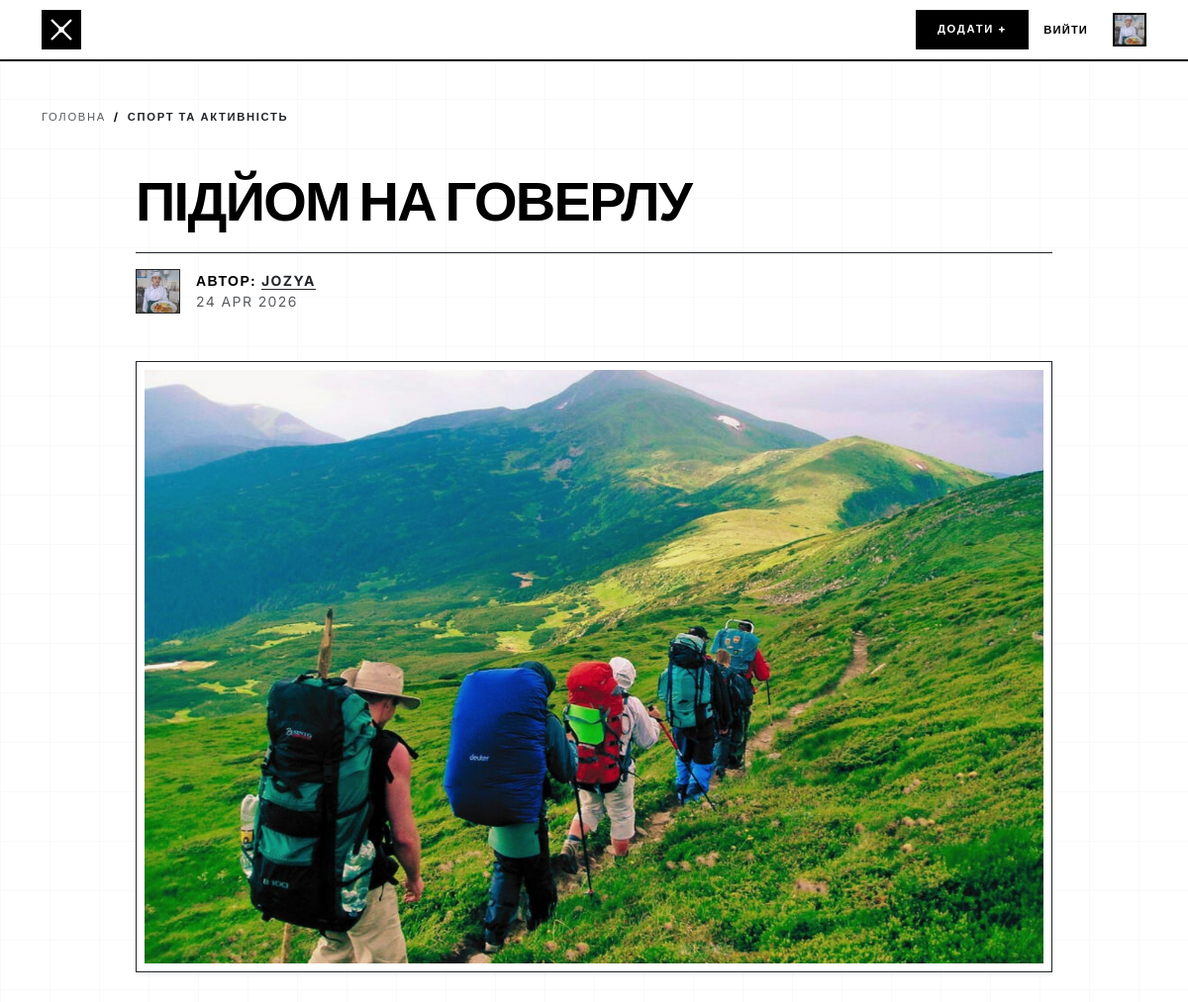
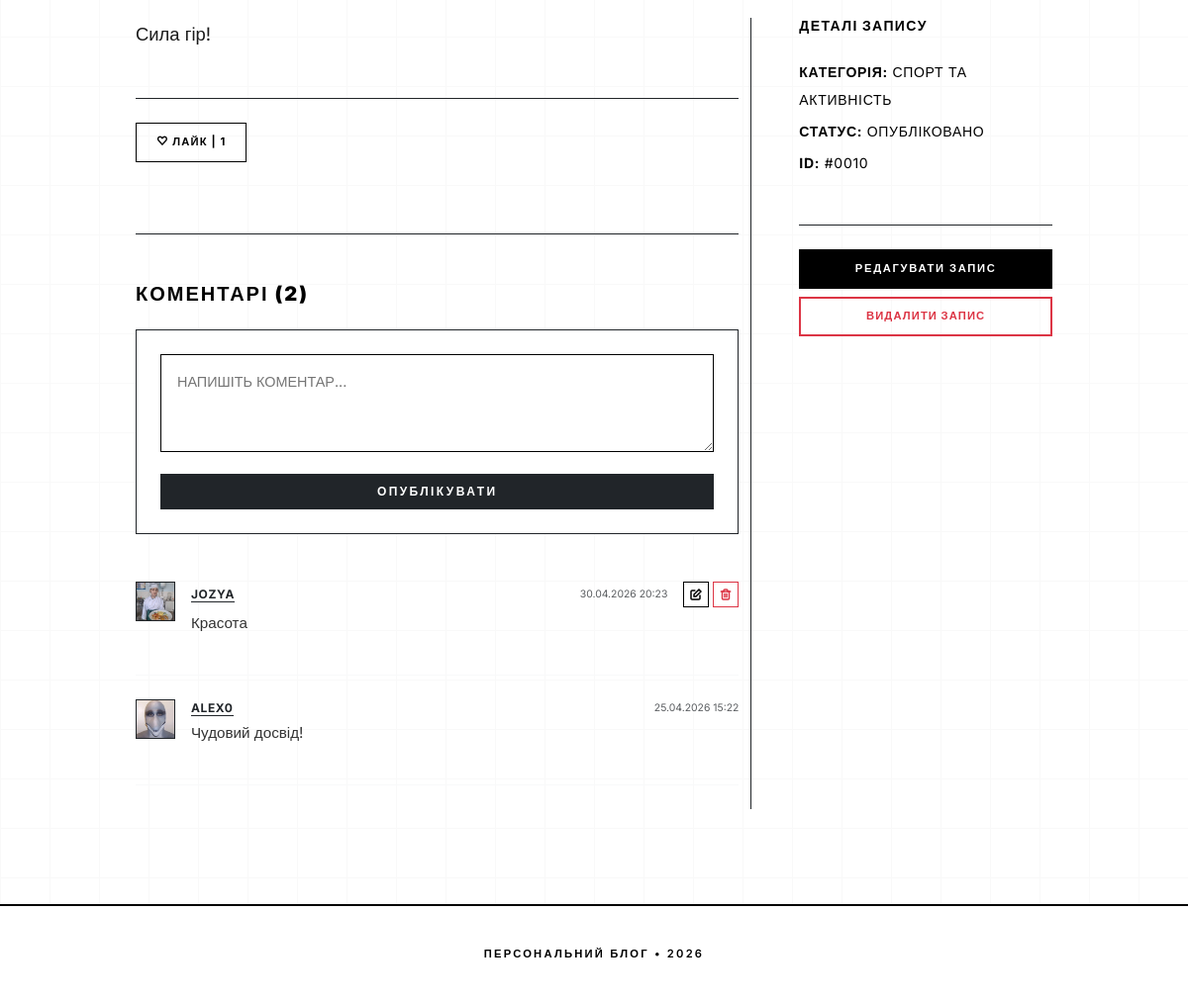
The page /post/10/ (signed in) on the database its author committed (2 pictures, top to bottom).
### blog/models.py (models this page shows, shortened)
class Profile(models.Model):
    user = models.OneToOneField(User, on_delete=models.CASCADE)
    avatar = models.ImageField(upload_to='avatars/', default='avatars/default.png')
    bio = models.TextField(max_length=350, blank=True)

class Post(models.Model):
    STATUS_CHOICES = [
        ('draft', 'Чернетка'),
        ('published', 'Публічна публікація'),
    ]
    title = models.CharField(max_length=200)
    category = models.ForeignKey(Category, on_delete=models.CASCADE)
    author = models.ForeignKey(User, on_delete=models.CASCADE)
    body = models.TextField()
    image = models.ImageField(upload_to='posts/')
    status = models.CharField(max_length=10, choices=STATUS_CHOICES, default='draft')
    created_at = models.DateTimeField(auto_now_add=True)
    likes = models.ManyToManyField(User, related_name='blog_posts', blank=True)
    def total_likes(self):
        return self.likes.count()

class Category(models.Model):
    name = models.CharField(max_length=100)

class Comment(models.Model):
    post = models.ForeignKey(Post, related_name="comments", on_delete=models.CASCADE)
    author = models.ForeignKey(User, on_delete=models.CASCADE)
    body = models.TextField()
    created_at = models.DateTimeField(auto_now_add=True)

### blog/views.py (the view)
# urls.py: path('post/<int:pk>/', views.post_detail, name='post_detail'),
def post_detail(request, pk):
    post = get_object_or_404(Post, pk=pk)
    comments = post.comments.all().order_by('-created_at')
    if request.method == 'POST':
        form = CommentForm(request.POST)
        if form.is_valid():
            comment = form.save(commit=False)
            comment.post = post
            comment.author = request.user
            comment.save()
            return redirect('post_detail', pk=post.pk)
    else:
        form = CommentForm()
        liked = post.likes.filter(id=request.user.id).exists()
        return render(request, 'blog/post_detail.html', {
            'post': post,
            'comments': comments,
            'form': form,
            'liked': liked,
            'total_likes': post.total_likes()
        })

### blog/templates/blog/post_detail.html (shortened to what this page needs)
{% extends 'base.html' %}
{% block content %}
<div class="container py-5">
    <nav class="mb-5">
        <ol class="breadcrumb bg-transparent p-0 m-0" style="font-size: 0.7rem; text-transform: uppercase; letter-spacing: 0.15em;">
            <li class="breadcrumb-item"><a href="{% url 'post_list' %}" class="text-muted text-decoration-none">Головна</a></li>
            <li class="breadcrumb-item active text-dark fw-bold" aria-current="page">{{ post.category.name }}</li>
        </ol>
    </nav>
    <div class="row justify-content-center">
        <div class="col-lg-10">
            <header class="mb-5">
                <h1 class="display-4 fw-black mb-4" style="letter-spacing: -0.03em; line-height: 1; text-transform: uppercase;">
                    {{ post.title }}
                </h1>
                <div class="d-flex align-items-center pt-3 border-top border-dark">
                    <a href="{% url 'profile' post.author.pk %}" class="me-3 text-decoration-none">
                        {% if post.author.profile.avatar %}
                            <img src="{{ post.author.profile.avatar.url }}"
                                 class="border border-dark rounded-0"
                                 style="width: 45px; height: 45px; object-fit: cover;"
                                 alt="{{ post.author.username }}">
                        {% else %}
                            <div class="border border-dark bg-dark rounded-0 d-flex align-items-center justify-content-center text-white fw-bold"
                                 style="width: 45px; height: 45px; font-size: 0.9rem;">
                                {{ post.author.username|slice:":1"|upper }}
                            </div>
                        {% endif %}
                    </a>
                    <div class="d-flex flex-column">
                        <span class="text-uppercase small fw-bold" style="letter-spacing: 0.1em;">
                            Автор: <a href="{% url 'profile' post.author.pk %}" class="text-dark border-bottom border-dark text-decoration-none">{{ post.author.username }}</a>
                        </span>
                        <span class="text-muted small text-uppercase" style="letter-spacing: 0.1em;">
                            {{ post.created_at|date:"d M Y" }}
                        </span>
                    </div>
                </div>
            </header>
            {% if post.image %}
            <div class="mb-5 border border-dark p-2 bg-white shadow-sm">
                <img src="{{ post.image.url }}" class="img-fluid" alt="{{ post.title }}"
                     style="width: 100%; max-height: 600px; object-fit: cover; filter: grayscale(10%);">
            </div>
            {% endif %}
            <div class="post-body">
                <div class="row">
                    <div class="col-md-8">
                        <div class="content" style="font-size: 1.15rem; line-height: 1.8; color: #1a1a1a;">
                            {{ post.body|linebreaks }}
                        </div>
                        <div class="py-4 border-top border-dark mt-5">
                            <form action="{% url 'like_post' post.pk %}" method="POST" class="d-inline">
                                <button type="submit" class="btn {% if liked %}btn-dark{% else %}btn-outline-dark{% endif %} px-4 fw-bold rounded-0"
                                        style="height: 40px; text-transform: uppercase; font-size: 0.7rem; letter-spacing: 0.1em;">
                                    {% if liked %}♥ ЛАЙКНУТО{% else %}♡ ЛАЙК{% endif %} | {{ total_likes }}
                                </button>
                            </form>
                        </div>
                        <div class="mt-5 pt-5 border-top border-dark" id="comments">
                            <h5 class="fw-black text-uppercase mb-4" style="letter-spacing: 0.1em;">Коментарі ({{ comments.count }})</h5>
                            {% if user.is_authenticated %}
                                <div class="mb-5 p-4 border border-dark bg-white rounded-0">
                                    <form method="post">
                                        <div class="mb-3">
                                            {{ form.body }}
                                        </div>
                                        <button type="submit" class="btn btn-dark w-100 rounded-0 fw-bold py-2" style="letter-spacing: 0.2em; font-size: 0.75rem;">
                                            ОПУБЛІКУВАТИ
                                        </button>
                                    </form>
                                </div>
                            {% else %}
                                <p class="small text-uppercase text-muted border p-3 border-dark bg-light rounded-0">
                                    <a href="{% url 'login' %}" class="text-dark fw-bold">Увійдіть</a>, щоб залишити коментар.
                                </p>
                            {% endif %}
                            <div class="comment-list mt-4">
                                {% for comment in comments %}
                                    <div class="d-flex gap-3 mb-4 pb-4 border-bottom border-light">
                                        <div class="flex-shrink-0">
                                            <a href="{% url 'profile' comment.author.pk %}">
                                                {% if comment.author.profile.avatar %}
                                                    <img src="{{ comment.author.profile.avatar.url }}"
                                                         class="rounded-0 border border-dark"
                                                         style="width: 40px; height: 40px; object-fit: cover;">
                                                {% else %}
                                                    <div class="rounded-0 bg-dark d-flex align-items-center justify-content-center text-white"
                                                         style="width: 40px; height: 40px; font-size: 0.8rem; font-weight: 700;">
                                                        {{ comment.author.username|slice:":1"|upper }}
                                                    </div>
                                                {% endif %}
                                            </a>
                                        </div>
                                        <div class="flex-grow-1">
                                            <div class="d-flex justify-content-between align-items-center mb-1">
                                                <span class="fw-bold text-uppercase" style="font-size: 0.75rem; letter-spacing: 0.05em;">
                                                    <a href="{% url 'profile' comment.author.pk %}" class="text-dark text-decoration-none border-bottom border-dark">
                                                        {{ comment.author.username }}
                                                    </a>
                                                </span>
                                                <div class="d-flex align-items-center gap-2">
                                                    <span class="text-muted" style="font-size: 0.65rem;">
                                                        {{ comment.created_at|date:"d.m.Y H:i" }}
                                                    </span>
                                                    {% if user == comment.author %}
                                                        <div class="d-flex gap-1 ms-2">
                                                            <a href="{% url 'comment_edit' comment.pk %}" class="action-btn" title="Редагувати">
                                                                <svg width="12" height="12" viewBox="0 0 24 24" fill="none" stroke="currentColor" stroke-width="3" stroke-linecap="square" stroke-linejoin="arcs"><path d="M20 14.66V20a2 2 0 0 1-2 2H4a2 2 0 0 1-2-2V6a2 2 0 0 1 2-2h5.34"></path><polygon points="18 2 22 6 12 16 8 16 8 12 18 2"></polygon></svg>
                                                            </a>
                                                            <form action="{% url 'comment_delete' comment.pk %}" method="post" onsubmit="return confirm('Видалити цей коментар?');" class="m-0">
                                                                <button type="submit" class="action-btn action-btn-danger" title="Видалити">
                                                                </button>
                                                            </form>
                                                        </div>
                                                    {% endif %}
                                                </div>
                                            </div>
                                            <div class="comment-body" style="font-size: 0.95rem; line-height: 1.6; color: #333;">
                                                {{ comment.body|linebreaks }}
                                            </div>
                                        </div>
                                    </div>
                                {% empty %}
                                    <p class="text-muted text-uppercase small" style="letter-spacing: 0.1em;">Коментарів поки немає.</p>
                                {% endfor %}
                            </div>
                        </div>
                    </div>
                    <div class="col-md-4 border-start border-dark ps-md-5 mt-5 mt-md-0">
                        <div class="sticky-top" style="top: 120px;">
                            <h5 class="small fw-black text-uppercase mb-4" style="letter-spacing: 0.1em;">Деталі запису</h5>
                            <ul class="list-unstyled small text-uppercase" style="letter-spacing: 0.05em; line-height: 2;">
                                <li class="mb-1"><strong>Категорія:</strong> {{ post.category.name }}</li>
                                <li class="mb-1"><strong>Статус:</strong> Опубліковано</li>
                                <li class="mb-1"><strong>ID:</strong> #00{{ post.pk }}</li>
                            </ul>
                            {% if user == post.author %}
                            <div class="mt-5 pt-4 border-top border-dark d-flex flex-column gap-2">
                                <a href="{% url 'post_edit' post.pk %}" class="btn-minimal text-center text-decoration-none rounded-0">
                                    Редагувати запис
                                </a>
                                <form action="{% url 'post_delete' post.pk %}" method="post"
                                      onsubmit="return confirm('Ви впевнені, що хочете видалити цей запис?');" class="w-100">
                                    <button type="submit" class="btn-delete-danger w-100 rounded-0">
                                        Видалити запис
                                    </button>
                                </form>
                            </div>
                            {% endif %}
                        </div>
                    </div>
                </div>
            </div>
        </div>
    </div>
</div>
{% endblock %}

### blog/templates/base.html (shortened to what this page needs)
<!DOCTYPE html>
<html lang="uk">
<head>
    <link href="https://cdn.jsdelivr.net/npm/bootstrap@5.3.0/dist/css/bootstrap.min.css" rel="stylesheet">
</head>
<body>
<nav class="navbar navbar-expand-md">
    <div class="container">
        <a class="navbar-brand p-0" href="{% url 'post_list' %}">
            <div class="logo-btn">
                <svg class="logo-symbol" viewBox="0 0 24 24">
                    <path class="logo-symbol-path" d="M2 2L22 22M22 2L2 22"/>
                    <rect class="logo-symbol-rect" x="9" y="9" width="6" height="6"/>
                </svg>
            </div>
        </a>
        <div class="collapse navbar-collapse" id="navbarNav">
            <div class="ms-auto d-flex align-items-center flex-wrap">
                {% if user.is_authenticated %}
                    <a class="btn-minimal" href="{% url 'post_new' %}">Додати +</a>
                    <form action="{% url 'logout' %}" method="post" class="m-0 d-inline">
                        <button type="submit" class="nav-link-text">Вийти</button>
                    </form>
                    <a href="{% url 'profile' user.pk %}" class="d-block">
                        {% if user.profile.avatar %}
                            <img src="{{ user.profile.avatar.url }}" class="nav-avatar" alt="профіль">
                        {% else %}
                            <div class="nav-avatar bg-dark d-flex align-items-center justify-content-center text-white fw-bold" style="font-size: 0.7rem;">
                                {{ user.username|slice:":1"|upper }}
                            </div>
                        {% endif %}
                    </a>
                {% else %}
                    <a class="nav-link-text" href="{% url 'login' %}">Вхід</a>
                    <a class="btn-minimal ms-md-2" href="{% url 'register' %}">Створити акаунт</a>
                {% endif %}
            </div>
        </div>
    </div>
</nav>
<div class="content-wrapper">
    {% block content %}{% endblock %}
</div>
<footer class="text-center mt-5">
    <p class="m-0 text-uppercase">ПЕРСОНАЛЬНИЙ БЛОГ &bull; 2026</p>
</footer>
</body>
</html>

### rows shown on the page
Post: category.name "СПОРТ ТА АКТИВНІСТЬ", title "ПІДЙОМ НА ГОВЕРЛУ", author.profile.avatar (picture), author.username "JOZYA", created_at "24 APR 2026", image (picture), body "Сила гір!", pk "10"
Comment: author.profile.avatar (picture), author.username "JOZYA", created_at "30.04.2026 20:23", body "Красота"
Comment: author.profile.avatar (picture), author.username "ALEX0", created_at "25.04.2026 15:22", body "Чудовий досвід!"

### other values the page prints
{{ total_likes }} "1"
{{ comments.count }} "2"
